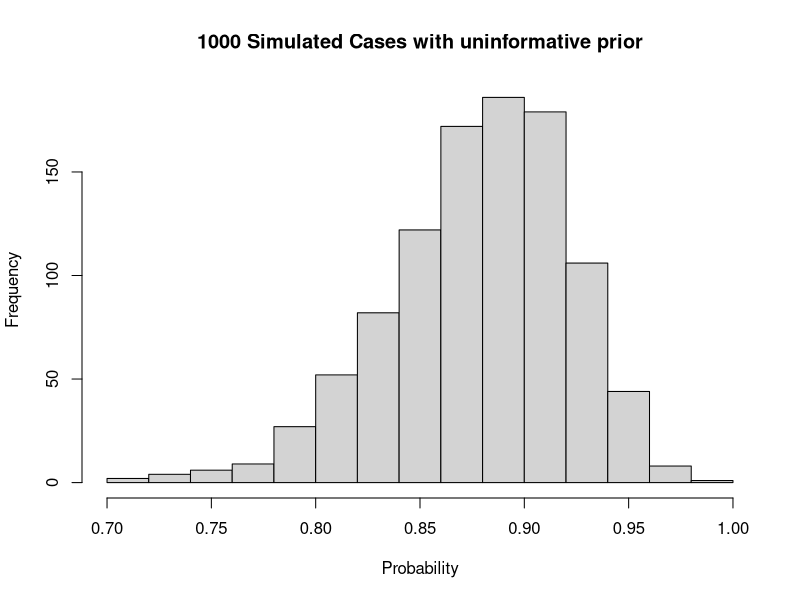
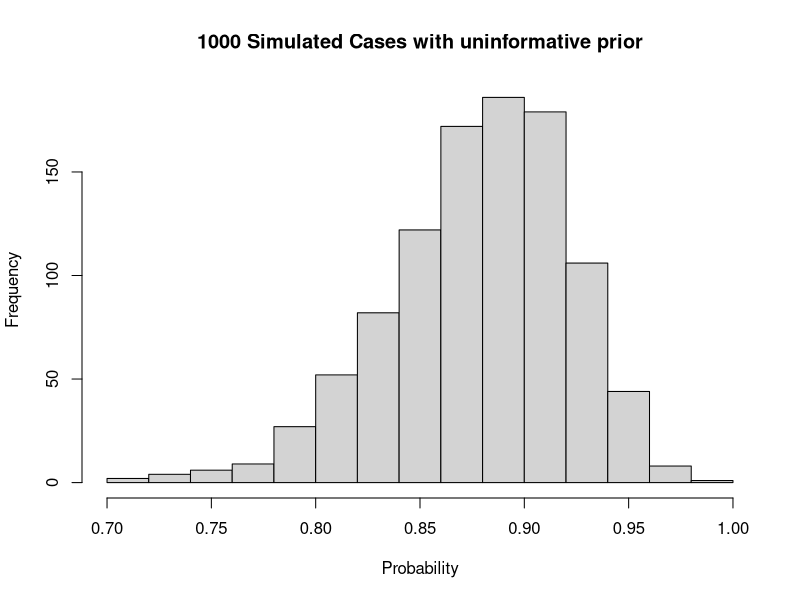
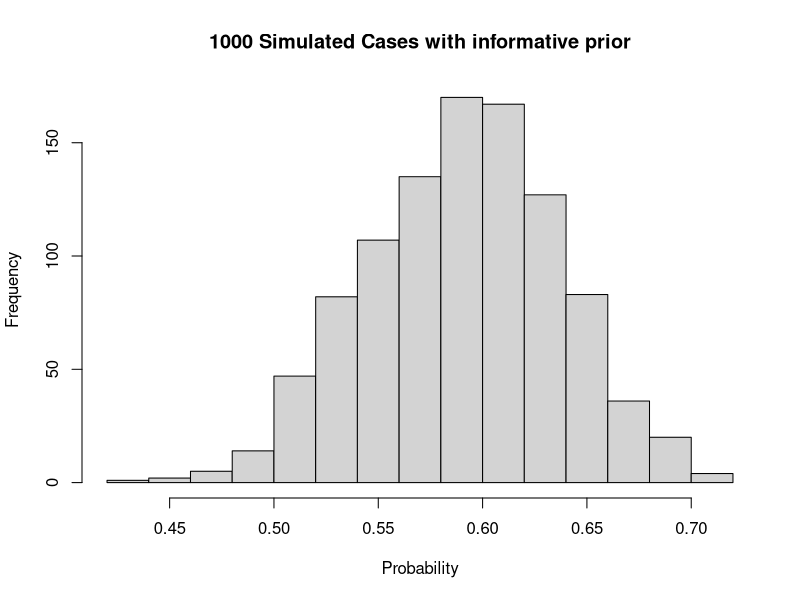

The R source for these figures, in order:
## ---- chunk 1
knitr::opts_chunk$set(echo = FALSE)
## ---- chunk 2
set.seed(5)
x = 50
n = 56
a1 = 1
b1 = 1
sim1 <- rbeta(1000,x+a1,n-x+b1)
hist(sim1,main="1000 Simulated Cases with uninformative prior",xlab="Probability")

## ---- chunk 3
hist(sim1,main="1000 Simulated Cases with uninformative prior",xlab="Probability")
## ---- chunk 4
set.seed(6)
a2 = 13
b2 = 38
sim2 <- rbeta(1000,x+a2,n-x+b2)
## ---- chunk 5
hist(sim2,main="1000 Simulated Cases with informative prior",xlab="Probability")
